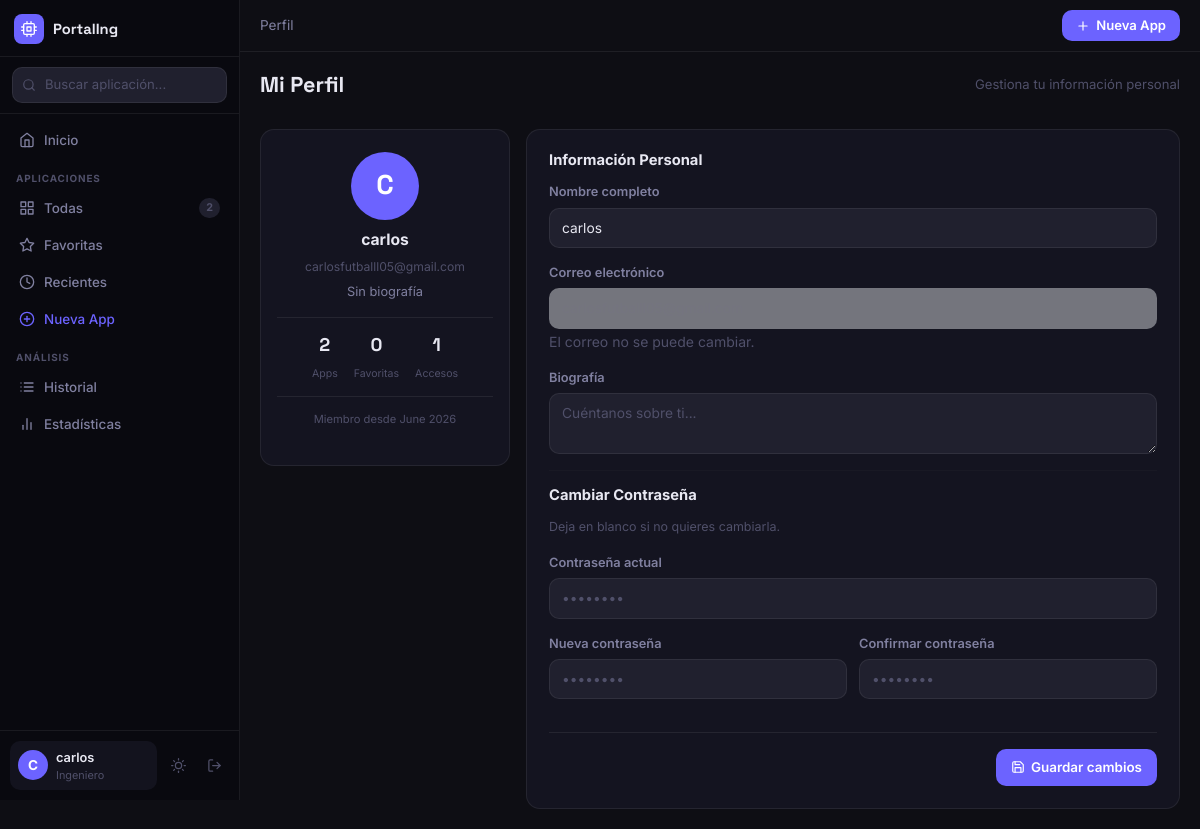
Screenshot of /profile (signed in) with the database file from the repository.
### models/user.py (models this page shows, shortened)
class User(UserMixin, db.Model):
    __tablename__ = 'users'
    id = db.Column(db.Integer, primary_key=True)
    nombre = db.Column(db.String(100), nullable=False)
    correo = db.Column(db.String(150), unique=True, nullable=False)
    password_hash = db.Column(db.String(256), nullable=False)
    foto = db.Column(db.String(200), default='default_avatar.png')
    bio = db.Column(db.String(300), default='')
    fecha_registro = db.Column(db.DateTime, default=datetime.utcnow)
    applications = db.relationship('Application', backref='owner', lazy='dynamic', cascade='all, delete-orphan')
    history = db.relationship('History', backref='user', lazy='dynamic', cascade='all, delete-orphan')

### routes/profile.py (the view, shortened to what this page needs)
@profile_bp.route('/profile', methods=['GET', 'POST'])
@login_required
def profile():
    return render_template('profile/profile.html')

### app.py (called while the page is built)
def create_app():
    app = Flask(__name__)
    app.config.from_object(Config)
    db.init_app(app)
    login_manager = LoginManager()
    login_manager.init_app(app)
    login_manager.login_view = 'auth.login'
    login_manager.login_message = ''
    login_manager.login_message_category = 'warning'
    @login_manager.user_loader
    def load_user(user_id):
        return User.query.get(int(user_id))
    from routes.auth import auth_bp
    from routes.dashboard import dashboard_bp
    from routes.apps import apps_bp
    from routes.profile import profile_bp
    from routes.stats import stats_bp
    app.register_blueprint(auth_bp)
    app.register_blueprint(dashboard_bp)
    app.register_blueprint(apps_bp)
    app.register_blueprint(profile_bp)
    app.register_blueprint(stats_bp)
    with app.app_context():
        db.create_all()
    return app

### templates/profile/profile.html (shortened to what this page needs)
{% extends 'base.html' %}
{% block breadcrumb %}<span>Perfil</span>{% endblock %}
{% block content %}
<div class="profile-page">
    <div class="page-header">
        <h1 class="page-title">Mi Perfil</h1>
        <p class="page-subtitle">Gestiona tu información personal</p>
    </div>
    <div class="profile-grid">
        <div class="profile-avatar-card">
            <div class="avatar-circle">{{ current_user.nombre[0].upper() }}</div>
            <h2>{{ current_user.nombre }}</h2>
            <p class="profile-email">{{ current_user.correo }}</p>
            <p class="profile-bio">{{ current_user.bio or 'Sin biografía' }}</p>
            <div class="profile-stats">
                <div class="pstat">
                    <span class="pstat-val">{{ current_user.applications.count() }}</span>
                    <span class="pstat-lbl">Apps</span>
                </div>
                <div class="pstat">
                    <span class="pstat-val">{{ current_user.applications.filter_by(favorito=True).count() }}</span>
                    <span class="pstat-lbl">Favoritas</span>
                </div>
                <div class="pstat">
                    <span class="pstat-val">{{ current_user.history.count() }}</span>
                    <span class="pstat-lbl">Accesos</span>
                </div>
            </div>
            <p class="member-since">Miembro desde {{ current_user.fecha_registro.strftime('%B %Y') }}</p>
        </div>
        <div class="profile-form-card">
            <form method="POST" action="{{ url_for('profile.profile') }}">
                <h3>Información Personal</h3>
                <div class="form-group">
                    <label>Nombre completo</label>
                    <input type="text" name="nombre" class="form-control" value="{{ current_user.nombre }}" required>
                </div>
                <div class="form-group">
                    <label>Correo electrónico</label>
                    <input type="email" class="form-control" value="{{ current_user.correo }}" disabled>
                    <small class="text-muted">El correo no se puede cambiar.</small>
                </div>
                <div class="form-group">
                    <label>Biografía</label>
                    <textarea name="bio" class="form-control" rows="2" placeholder="Cuéntanos sobre ti...">{{ current_user.bio or '' }}</textarea>
                </div>
                <hr class="divider">
                <h3>Cambiar Contraseña</h3>
                <p class="text-muted small">Deja en blanco si no quieres cambiarla.</p>
                <div class="form-group">
                    <label>Contraseña actual</label>
                    <input type="password" name="current_password" class="form-control" placeholder="••••••••">
                </div>
                <div class="form-row">
                    <div class="form-group flex-grow-1">
                        <label>Nueva contraseña</label>
                        <input type="password" name="new_password" class="form-control" placeholder="••••••••">
                    </div>
                    <div class="form-group flex-grow-1">
                        <label>Confirmar contraseña</label>
                        <input type="password" name="confirm_password" class="form-control" placeholder="••••••••">
                    </div>
                </div>
                <div class="form-actions">
                    <button type="submit" class="btn btn-accent">
                        <i data-feather="save"></i> Guardar cambios
                    </button>
                </div>
            </form>
        </div>
    </div>
</div>
{% endblock %}

### templates/base.html (shortened to what this page needs)
<!DOCTYPE html>
<html lang="es" data-theme="dark">
<head>
    <link href="https://cdn.jsdelivr.net/npm/bootstrap@5.3.0/dist/css/bootstrap.min.css" rel="stylesheet">
    <link rel="stylesheet" href="{{ url_for('static', filename='css/main.css') }}">
</head>
<body>
{% if current_user.is_authenticated %}
  <aside class="sidebar" id="sidebar">
    <div class="sb-brand">
      <div class="sb-logo-wrap">
        <div class="sb-logo"><i data-feather="cpu"></i></div>
        <span class="sb-name">PortalIng</span>
      </div>
    </div>
    <div class="sb-search-wrap">
      <input type="text" id="globalSearch" placeholder="Buscar aplicación..." autocomplete="off">
    </div>
    <nav class="sb-nav">
      <a href="{{ url_for('dashboard.index') }}" class="sb-link {% if request.endpoint == 'dashboard.index' %}is-active{% endif %}">
        <i data-feather="home"></i><span>Inicio</span>
      </a>
      <p class="sb-section">Aplicaciones</p>
      <a href="{{ url_for('apps.list_apps') }}" class="sb-link {% if request.endpoint == 'apps.list_apps' %}is-active{% endif %}">
        <i data-feather="grid"></i><span>Todas</span>
        <span class="sb-pill">{{ current_user.applications.count() }}</span>
      </a>
      <a href="{{ url_for('apps.favorites') }}" class="sb-link {% if request.endpoint == 'apps.favorites' %}is-active{% endif %}">
        <i data-feather="star"></i><span>Favoritas</span>
      </a>
      <a href="{{ url_for('apps.recent') }}" class="sb-link {% if request.endpoint == 'apps.recent' %}is-active{% endif %}">
        <i data-feather="clock"></i><span>Recientes</span>
      </a>
      <a href="{{ url_for('apps.new_app') }}" class="sb-link sb-link--accent {% if request.endpoint == 'apps.new_app' %}is-active{% endif %}">
        <i data-feather="plus-circle"></i><span>Nueva App</span>
      </a>
      <p class="sb-section">Análisis</p>
      <a href="{{ url_for('stats.history') }}" class="sb-link {% if request.endpoint == 'stats.history' %}is-active{% endif %}">
        <i data-feather="list"></i><span>Historial</span>
      </a>
      <a href="{{ url_for('stats.stats') }}" class="sb-link {% if request.endpoint == 'stats.stats' %}is-active{% endif %}">
        <i data-feather="bar-chart-2"></i><span>Estadísticas</span>
      </a>
    </nav>
    <div class="sb-footer">
      <a href="{{ url_for('profile.profile') }}" class="sb-user {% if request.endpoint == 'profile.profile' %}is-active{% endif %}">
        <div class="sb-avatar">{{ current_user.nombre[0].upper() }}</div>
        <div class="sb-user-text">
          <span class="sb-user-name">{{ current_user.nombre }}</span>
          <span class="sb-user-role">Ingeniero</span>
        </div>
      </a>
      <button class="sb-icon-btn" id="themeToggle" title="Cambiar tema">
        <i data-feather="moon" id="themeIcon"></i>
      </button>
      <a href="{{ url_for('auth.logout') }}" class="sb-icon-btn sb-logout" title="Cerrar sesión">
        <i data-feather="log-out"></i>
      </a>
    </div>
  </aside>
  <div class="main-wrap" id="mainWrap">
    <header class="topbar">
      <div class="topbar-crumb">{% block breadcrumb %}{% endblock %}</div>
      <div class="topbar-right">
        <a href="{{ url_for('apps.new_app') }}" class="btn-top-accent">
          <i data-feather="plus"></i> Nueva App
        </a>
      </div>
    </header>
    <div class="page-body">
      {% block content %}{% endblock %}
    </div>
  </div>
{% else %}
  <div class="auth-shell">
    {% block auth_content %}{% endblock %}
  </div>
{% endif %}
</body>
</html>

### rows the page displays
User: nombre "C", nombre "carlos", correo "carlosfutballl05@gmail.com", bio "Sin biografía", fecha_registro "June 2026"

### other values shown
{{ current_user.applications.count() }} "2"
{{ current_user.applications.filter_by(favorito=True).count() }} "0"
{{ current_user.history.count() }} "1"
